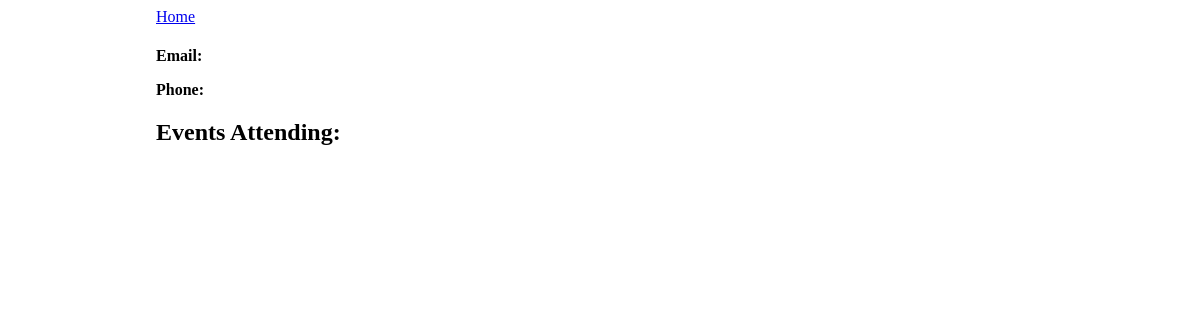
The app's page /guest/1, older data.
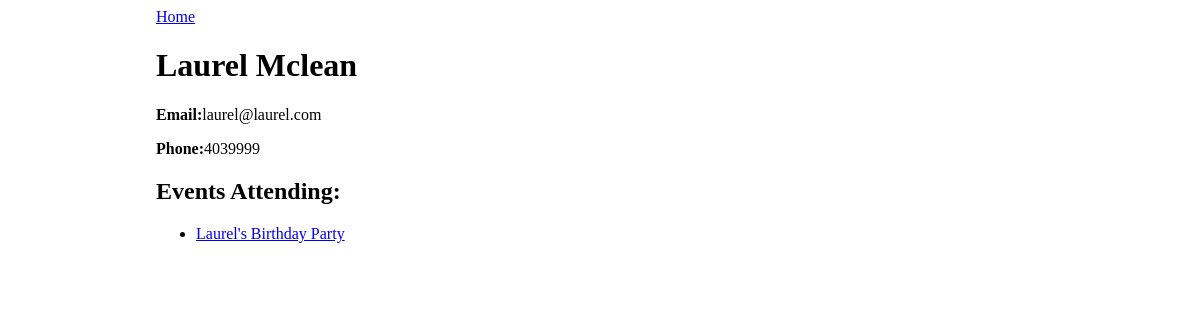
The same page, newer data.
### events_app/models.py (models this page shows)
class Guest(db.Model):
    id = db.Column(db.Integer, primary_key=True)
    name = db.Column(db.String(80), nullable=False)
    email = db.Column(db.String(80), nullable=False, unique=True)
    phone = db.Column(db.String(10), nullable=False)
    events_attending = db.relationship(
        'Event', secondary='guest_event', back_populates='guests')

class Event(db.Model):
    id = db.Column(db.Integer, primary_key=True)
    title = db.Column(db.String(80), nullable=False)
    description = db.Column(db.String(250))
    date_and_time = db.Column(db.DateTime)
    guests = db.relationship(
        'Guest', secondary='guest_event', back_populates='events_attending')
    event_type = db.Column(db.Enum(Type), default=Type.OTHER)

### events_app/routes.py (the view)
@main.route('/guest/<guest_id>')
def guest_detail(guest_id):
    guest = Guest.query.get(guest_id)
    return render_template('guest_detail.html', guest=guest)

### events_app/templates/guest_detail.html
{% extends 'base.html' %}
{% block content %}
<a href="/">Home</a>
<h1>{{ guest.name }}</h1>
<p><strong>Email:</strong>{{ guest.email }}</p>
<p><strong>Phone:</strong>{{ guest.phone }}</p>
<h2>Events Attending:</h2>
<ul>
    {% for event in guest.events_attending %}
    <li><a href="/event/{{ event.id }}">{{ event.title }}</a></li>
    {% endfor %}
</ul>
{% endblock %}

Row changes from the older to the newer data that the page shows:
added Guest: name "Laurel Mclean", email "laurel@laurel.com", phone "4039999"
now on this page (row unchanged): Event: title "Laurel's Birthday Party"
